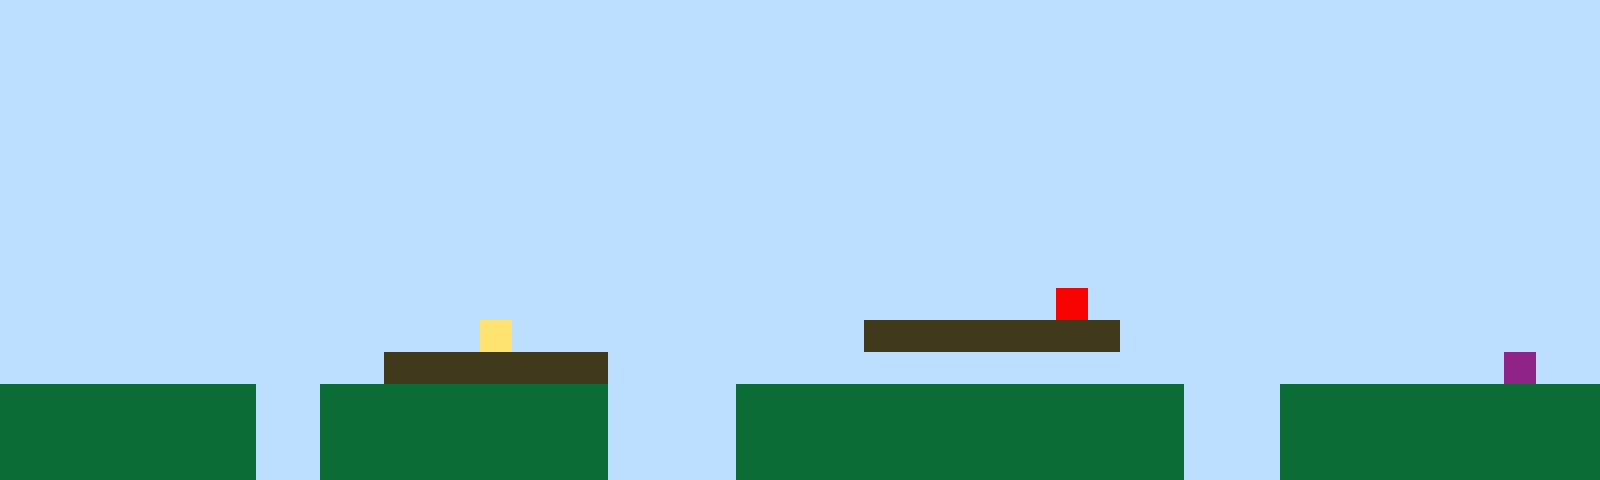

A level layout from a 2D game, rendered from its tile map. Below: a short description, then the map file with its tile-grid data intact:
An orthogonal 50x15 tile map with 32x32 px tiles, 1 tile layer (Tile Layer 1).

<map version="1.10" tiledversion="1.11.2" orientation="orthogonal" renderorder="right-up" width="50" height="15" tilewidth="32" tileheight="32" infinite="0" nextlayerid="2" nextobjectid="1"><editorsettings><export target="map1.csv" format="csv" /></editorsettings><tileset firstgid="1" name="sprites" tilewidth="32" tileheight="32" tilecount="6" columns="3"><image source="sprites.png" width="96" height="64" /></tileset><layer id="1" name="Tile Layer 1" width="50" height="15"><data encoding="csv">1,1,1,1,1,1,1,1,1,1,1,1,1,1,1,1,1,1,1,1,1,1,1,1,1,1,1,1,1,1,1,1,1,1,1,1,1,1,1,1,1,1,1,1,1,1,1,1,1,1,1,1,1,1,1,1,1,1,1,1,1,1,1,1,1,1,1,1,1,1,1,1,1,1,1,1,1,1,1,1,1,1,1,1,1,1,1,1,1,1,1,1,1,1,1,1,1,1,1,1,1,1,1,1,1,1,1,1,1,1,1,1,1,1,1,1,1,1,1,1,1,1,1,1,1,1,1,1,1,1,1,1,1,1,1,1,1,1,1,1,1,1,1,1,1,1,1,1,1,1,1,1,1,1,1,1,1,1,1,1,1,1,1,1,1,1,1,1,1,1,1,1,1,1,1,1,1,1,1,1,1,1,1,1,1,1,1,1,1,1,1,1,1,1,1,1,1,1,1,1,1,1,1,1,1,1,1,1,1,1,1,1,1,1,1,1,1,1,1,1,1,1,1,1,1,1,1,1,1,1,1,1,1,1,1,1,1,1,1,1,1,1,1,1,1,1,1,1,1,1,1,1,1,1,1,1,1,1,1,1,1,1,1,1,1,1,1,1,1,1,1,1,1,1,1,1,1,1,1,1,1,1,1,1,1,1,1,1,1,1,1,1,1,1,1,1,1,1,1,1,1,1,1,1,1,1,1,1,1,1,1,1,1,1,1,1,1,1,1,1,1,1,1,1,1,1,1,1,1,1,1,1,1,1,1,1,1,1,1,1,1,1,1,1,1,1,1,1,1,1,1,1,1,1,1,1,1,1,1,1,1,1,1,1,1,1,1,1,1,1,1,1,1,1,1,1,1,1,1,1,1,1,1,1,1,1,1,1,1,1,1,1,1,1,1,1,1,1,1,1,1,1,1,1,1,1,1,1,1,1,1,1,1,1,1,1,1,1,1,1,1,1,1,1,1,1,1,1,1,1,1,1,1,1,1,1,1,1,1,1,1,1,1,1,1,1,1,1,1,1,1,1,1,1,1,1,1,1,1,1,1,1,1,1,1,1,1,1,1,1,1,1,1,1,1,1,1,1,1,1,1,1,1,5,1,1,1,1,1,1,1,1,1,1,1,1,1,1,1,1,1,1,1,1,1,1,1,1,1,1,1,1,1,1,1,4,1,1,1,1,1,1,1,1,1,1,1,3,3,3,3,3,3,3,3,1,1,1,1,1,1,1,1,1,1,1,1,1,1,1,1,1,1,1,1,1,1,1,1,1,1,1,3,3,3,3,3,3,3,1,1,1,1,1,1,1,1,1,1,1,1,1,1,1,1,1,1,1,1,1,1,1,1,1,1,1,1,6,1,1,2,2,2,2,2,2,2,2,1,1,2,2,2,2,2,2,2,2,2,1,1,1,1,2,2,2,2,2,2,2,2,2,2,2,2,2,2,1,1,1,2,2,2,2,2,2,2,2,2,2,2,2,2,2,2,2,2,2,1,1,2,2,2,2,2,2,2,2,2,1,1,1,1,2,2,2,2,2,2,2,2,2,2,2,2,2,2,1,1,1,2,2,2,2,2,2,2,2,2,2,2,2,2,2,2,2,2,2,1,1,2,2,2,2,2,2,2,2,2,1,1,1,1,2,2,2,2,2,2,2,2,2,2,2,2,2,2,1,1,1,2,2,2,2,2,2,2,2,2,2</data></layer></map>
